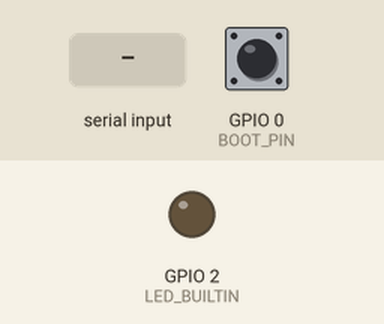
The sketch below on a simulated ESP32. Shown: output pins drawn as LEDs (lit = HIGH). Dashed ring = blinking. The inputs (shaded band) are chosen by the test bench; at power-on: GPIO 0 (BOOT_PIN) HIGH. Random numbers use the default seed unless the sketch sets one; nothing arrives over Bluetooth unless stated; a phone connects over Bluetooth LE 3 s after start; what the sketch prints to the serial monitor is not drawn.

Above: at 1.8 s.
1.9 s: GPIO 0 (BOOT_PIN) pulled LOW for 1 s
At 2.97 s:
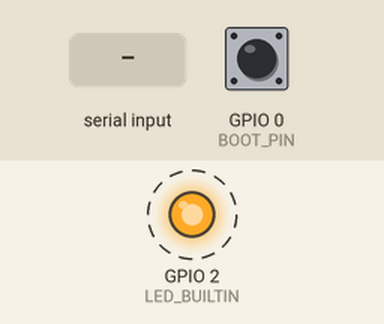
4.5 s: "t\n" received over Serial
At 5.3 s:
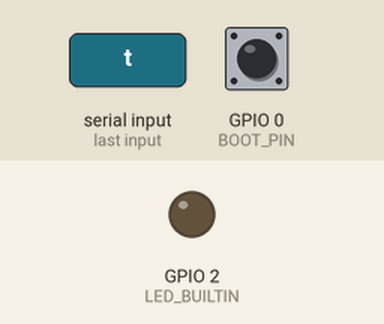
6.0 s: GPIO 0 (BOOT_PIN) pulled LOW for 1 s
At 7.08 s:
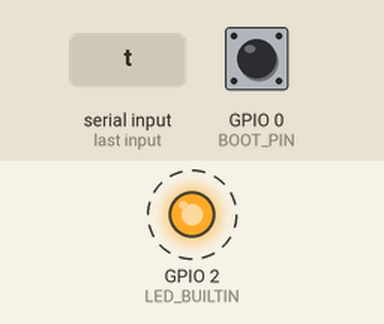
9.0 s: GPIO 0 (BOOT_PIN) pulled LOW for 3.2 s
At 10.57 s:
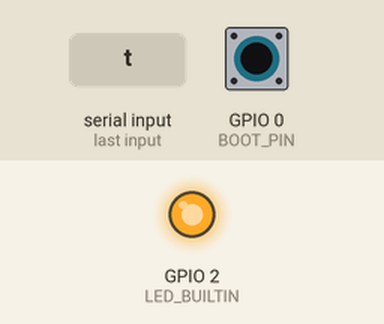
Timing chart, 0 to 12.2 s (numbered marks = the images above; inputs shaded):
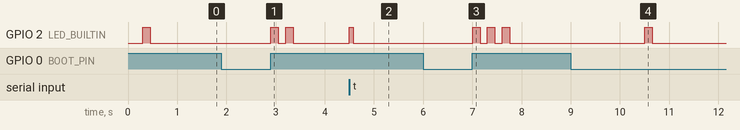

Measured:
- after the input at 1.9 s, GPIO 2 (LED_BUILTIN): alternates HIGH for 0.15 s and LOW for 0.15 s, 4 changes in all, then stays LOW, starting after 1.0 s
- after the input at 4.5 s, GPIO 2 (LED_BUILTIN): LOW → HIGH at once, → LOW 0.08 s later
- after the input at 6.0 s, GPIO 2 (LED_BUILTIN): alternates HIGH for 0.15 s and LOW for 0.15 s, 6 changes in all, then stays LOW, starting after 1.0 s
- after the input at 9.0 s, GPIO 2 (LED_BUILTIN): LOW → HIGH after 1.5 s, → LOW 0.15 s later

The sketch:

tap_sim_v2.ino
```cpp
// tap_sim_v2.ino - 센서 없이 ESP32 → PC(타음 검사 화면) 연결을 시험하는 "가짜 타음" 펌웨어
//
// 하는 일
//   - 보드의 BOOT 버튼을 짧게 누르면 = 볼트를 한 번 친 것으로 보고, 가짜 특징값(메시지 v2) 한 줄을 보냄
//   - BOOT 버튼을 1초 이상 꾹 누르면 = 가짜 상태 바꾸기 (정상 → 재측정 → 이상 → 정상 ...)
//   - 시리얼 모니터에서 글자로도 조작 가능:  t = 타격,  1 = 정상,  2 = 재측정,  3 = 이상
//   - USB(시리얼)와 BLE(이름 TAP-01) 둘 다로 같은 메시지를 보냄
//
// 메시지 v2 (스키마 v1.2, tools/schema_rules.py features_from_msg 와 같음)
//   {"v":2,"mf":음향피크Hz,"mm":음향크기,"me":음향에너지%,"af":진동피크Hz,"am":진동크기,"ae":진동에너지%}
//   값은 tools/sim.py 의 mock_features 와 같은 분포 → 센서가 오면 makeFake() 자리만 실제 측정으로 바꾸면 됨
//
// 필요: Arduino IDE 2 + 보드 패키지 "esp32 by Espressif Systems",  보드 선택: ESP32 Dev Module

#include <BLEDevice.h>
#include <BLEServer.h>
#include <BLE2902.h>

#define DEVICE_NAME  "TAP-01"
#define SERVICE_UUID "6e400001-b5a3-f393-e0a9-e50e24dcca9e"   // web/index.html 과 같음
#define CHAR_UUID    "6e400003-b5a3-f393-e0a9-e50e24dcca9e"
#define BOOT_PIN     0      // 대부분의 ESP32 DevKit 의 BOOT 버튼 (누르면 LOW)
#ifndef LED_BUILTIN
#define LED_BUILTIN  2      // 파란 LED 가 2번인 보드가 많음 (없으면 그냥 안 켜짐)
#endif

const char* STATE_KO[] = {"정상", "재측정", "이상"};
int state = 0;              // 0 정상, 1 재측정, 2 이상
BLECharacteristic* ch;
bool connected = false;

class ServerCB : public BLEServerCallbacks {
  void onConnect(BLEServer*) override { connected = true; Serial.println("# BLE 연결됨"); }
  void onDisconnect(BLEServer*) override { connected = false; Serial.println("# BLE 끊김"); BLEDevice::startAdvertising(); }
};

// 정규분포 난수 (평균 m, 표준편차 s)
double gauss(double m, double s) {
  double u1 = (esp_random() + 1.0) / 4294967297.0, u2 = esp_random() / 4294967296.0;
  return m + s * sqrt(-2.0 * log(u1)) * cos(2 * PI * u2);
}

// 가짜 특징값 만들기 (tools/sim.py 와 같은 값)
void makeFake(double f[6]) {
  if (state == 0)      { f[0]=gauss(3200,65); f[1]=gauss(.80,.025); f[2]=gauss(69,2); f[3]=gauss(420,7);  f[4]=gauss(.71,.025); f[5]=gauss(72,2); }
  else if (state == 2) { f[0]=gauss(3820,90); f[1]=gauss(.53,.03);  f[2]=gauss(43,3); f[3]=gauss(335,12); f[4]=gauss(.47,.03);  f[5]=gauss(47,3); }
  else                 { f[0]=gauss(3440,35); f[1]=gauss(.72,.03);  f[2]=gauss(57,2); f[3]=gauss(445,6);  f[4]=gauss(.62,.025); f[5]=gauss(60,2); }
  f[1] = max(f[1], 0.0); f[4] = max(f[4], 0.0);
  f[2] = constrain(f[2], 0.0, 100.0); f[5] = constrain(f[5], 0.0, 100.0);
}

void sendTap() {
  double f[6];
  makeFake(f);
  char buf[128];
  snprintf(buf, sizeof(buf), "{\"v\":2,\"mf\":%.1f,\"mm\":%.3f,\"me\":%.1f,\"af\":%.1f,\"am\":%.3f,\"ae\":%.1f}",
           f[0], f[1], f[2], f[3], f[4], f[5]);
  Serial.println(buf);                               // PC 타음 검사 화면은 이 한 줄을 읽음
  digitalWrite(LED_BUILTIN, HIGH); delay(80); digitalWrite(LED_BUILTIN, LOW);
  if (!connected) return;
  strncat(buf, "\n", sizeof(buf) - strlen(buf) - 1); // BLE: 20바이트씩 나눠 보내고 줄바꿈으로 끝
  size_t len = strlen(buf);
  for (size_t i = 0; i < len; i += 20) {
    size_t n = (len - i < 20) ? (len - i) : 20;
    ch->setValue((uint8_t*)buf + i, n);
    ch->notify();
    delay(10);
  }
}

void setState(int s) {
  state = s;
  Serial.printf("# 가짜 상태 = %s\n", STATE_KO[state]);   // '#' 로 시작하는 줄은 PC 화면이 무시함
  for (int i = 0; i <= state; i++) { digitalWrite(LED_BUILTIN, HIGH); delay(150); digitalWrite(LED_BUILTIN, LOW); delay(150); }
}

void setup() {
  Serial.begin(115200);
  pinMode(BOOT_PIN, INPUT_PULLUP);
  pinMode(LED_BUILTIN, OUTPUT);
  BLEDevice::init(DEVICE_NAME);
  BLEServer* server = BLEDevice::createServer();
  server->setCallbacks(new ServerCB());
  BLEService* svc = server->createService(SERVICE_UUID);
  ch = svc->createCharacteristic(CHAR_UUID, BLECharacteristic::PROPERTY_NOTIFY);
  ch->addDescriptor(new BLE2902());
  svc->start();
  BLEDevice::getAdvertising()->addServiceUUID(SERVICE_UUID);
  BLEDevice::startAdvertising();
  delay(300);
  Serial.println("# tap_sim_v2 시작. BOOT 짧게 = 타격, 1초 꾹 = 상태 바꾸기 / 글자: t 1 2 3");
  setState(0);
}

void loop() {
  // 시리얼 글자 명령
  while (Serial.available()) {
    char c = Serial.read();
    if (c == 't' || c == 'T') sendTap();
    else if (c >= '1' && c <= '3') setState(c - '1');
  }
  // BOOT 버튼
  if (digitalRead(BOOT_PIN) == LOW) {
    unsigned long t0 = millis();
    while (digitalRead(BOOT_PIN) == LOW && millis() - t0 < 1500) delay(5);
    if (millis() - t0 >= 1000) setState((state + 1) % 3);
    else if (millis() - t0 > 30) sendTap();          // 30ms 미만은 잡음으로 무시
    while (digitalRead(BOOT_PIN) == LOW) delay(5);   // 손 뗄 때까지 대기
    delay(50);
  }
}
```
